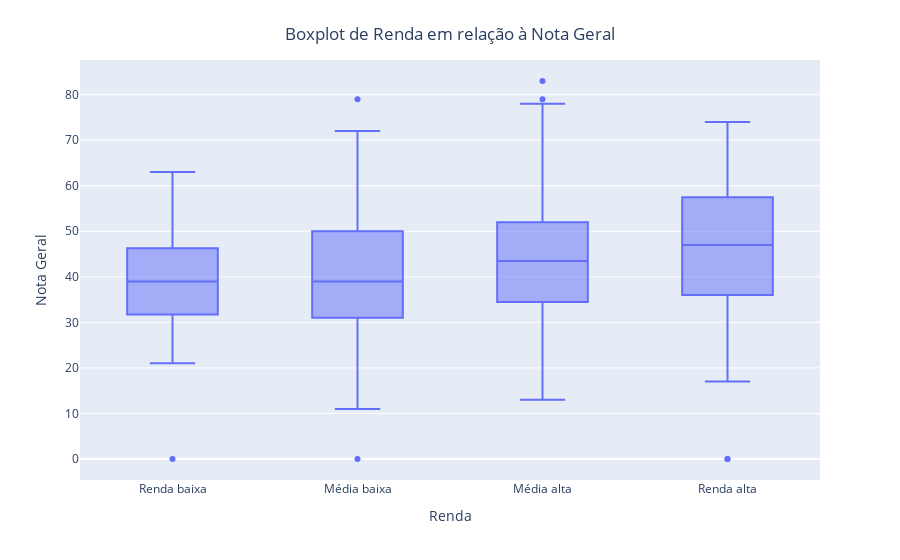

The notebook cell saved with this chart:
### Code cell
categorias = {
    'A': 'Renda baixa',
    'B': 'Média baixa',
    'C': 'Média alta',
    'D': 'Média alta',
    'E': 'Renda alta',
    'F': 'Renda alta',
    'G': 'Renda alta'
}

ordem_categorias = {'Renda baixa': 1, 'Média baixa': 2, 'Média alta': 3, 'Renda alta': 4}

dados_explorados['Nota_geral'] = pd.to_numeric(dados_explorados['Nota_geral'], errors='coerce')
dados_explorados = dados_explorados.dropna(subset=['Nota_geral'])

dados_explorados['Categoria'] = dados_explorados['Renda'].map(categorias)

#calcular as medianas das notas gerais para cada categoria de renda
medianas = dados_explorados.groupby('Categoria')['Nota_geral'].median().reset_index()

#ordenar os resultados com base nas medianas
medianas['ordem_categoria'] = medianas['Categoria'].map(ordem_categorias)
medianas = medianas.sort_values(by='ordem_categoria')


fig = px.box(dados_explorados, x='Categoria', y='Nota_geral', 
             labels={'Categoria': 'Renda', 'Nota_geral': 'Nota Geral'},
             category_orders={"Categoria": medianas['Categoria']})
fig.update_layout(title='Boxplot de Renda em relação à Nota Geral', title_x=0.5, title_y=0.95)
fig.show()

### Figure 1 — Plotly figure (JSON) as saved in the notebook; plotly's stock layout.template omitted (floating-point values rounded to 4 significant figures; data arrays with more than 128 entries replaced by an {"elided": "..."} marker saying what was removed)
{"data": [{"alignmentgroup": "True", "hovertemplate": "Renda=%{x}<br>Nota Geral=%{y}<extra></extra>", "legendgroup": "", "marker": {"color": "#636efa"}, "name": "", "notched": false, "offsetgroup": "", "orientation": "v", "showlegend": false, "type": "box", "x": {"elided": "439 str values"}, "x0": " ", "xaxis": "x", "y": {"elided": "439 int values"}, "y0": " ", "yaxis": "y"}], "layout": {"boxmode": "group", "legend": {"tracegroupgap": 0}, "margin": {"t": 60}, "title": {"text": "Boxplot de Renda em relação à Nota Geral", "x": 0.5, "y": 0.95}, "xaxis": {"anchor": "y", "categoryarray": ["Renda baixa", "Média baixa", "Média alta", "Renda alta"], "categoryorder": "array", "domain": [0, 1], "title": {"text": "Renda"}}, "yaxis": {"anchor": "x", "domain": [0, 1], "title": {"text": "Nota Geral"}}}}
